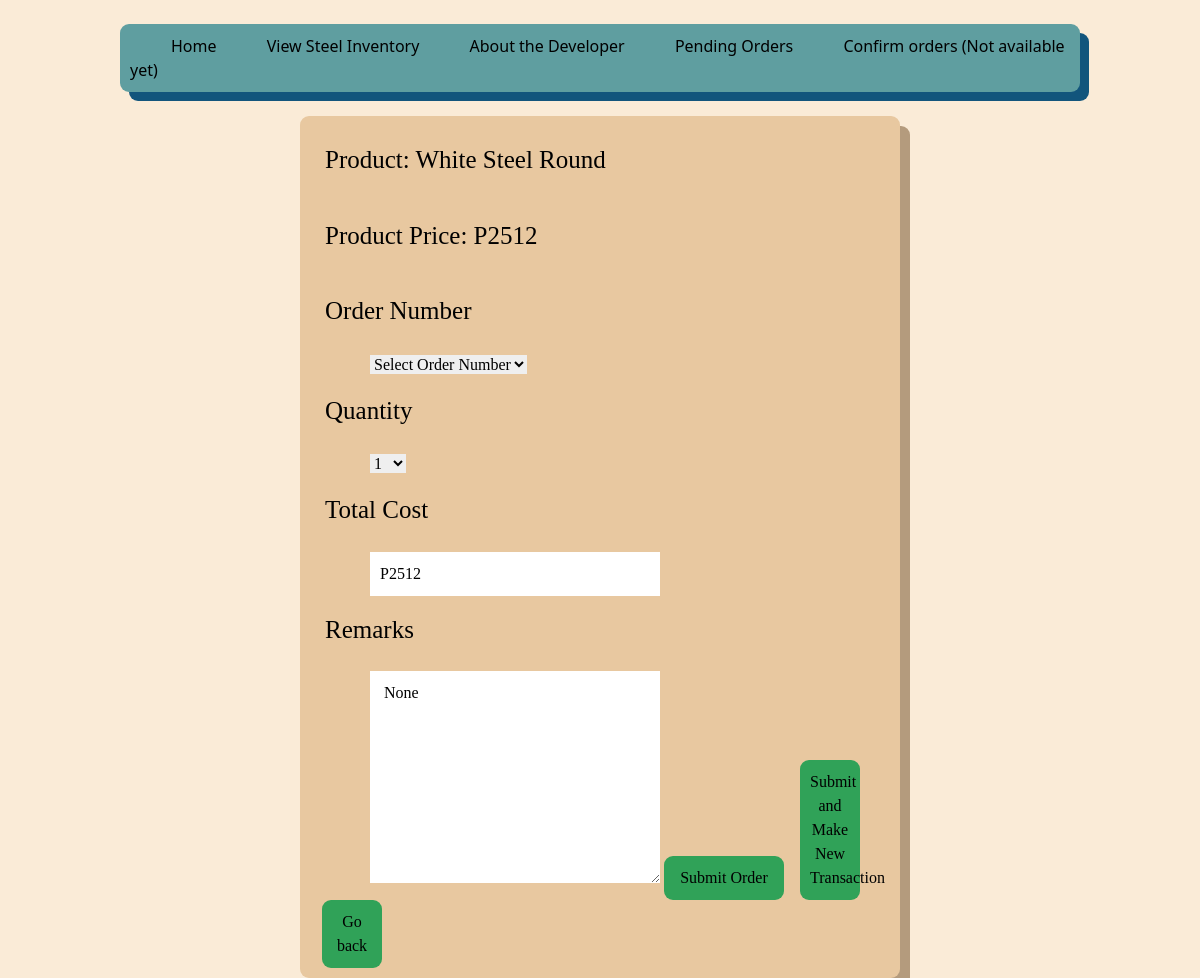
Screenshot of /ConfirmCreateOrder/1/ (signed in) with the database file from the repository.
### Inventory/models.py (models this page shows, shortened)
class Product(models.Model): #Steels, not food
    objects = models.Manager()
    Name = models.CharField(max_length=200, unique=True)
    Image = models.ImageField(default="N/A", null= True, blank=True, upload_to="images/") #not have image if we dont have one, uploaded to images folder automatically
    Manufacturer = models.CharField(default=None, max_length=100)
    ManuLoc = models.CharField(default=None,max_length=255)
    Color = models.CharField(default=None, max_length=20)
    Measurement = models.CharField(default=None, max_length=30)
    Description = models.CharField(default=None, max_length=500)
    GrossWeight = models.CharField(default=None, max_length=40)
    Marks = models.CharField(default=None, null=True, max_length=300)
    Length = models.CharField(max_length=20)
    Cost = models.CharField(max_length=10) #declared value USD
    Stock = models.BigIntegerField(default=0)
    Contact = models.CharField(max_length=500)

### Inventory/views.py (the view)
# urls.py: path('ConfirmCreateOrder/<int:pk>/', views.ConfirmOrder, name='confirmcreateorder'),
def ConfirmOrder(request,pk):
    ChosenProduct = get_object_or_404(Product, pk=pk) #product
    remarks = request.session.get('Remarks') #remarks
    AllOrders = FinalOrder.objects.all() #all orders
    stock = ChosenProduct.Stock
    stocka = []
    condition = ""
    for i in range(1,stock+1):
        stocka.append(i)
    if request.user.is_authenticated:
        condition = True
        request.session['NAVIGATE'] = "confirmorder"
        if request.method == "POST":
            if request.POST.get('Back') == "Back":
                print('GOING BACK')
                request.session['productname'] = None
                return redirect('createorder')
            order = "" #placeholder
            q = request.POST.get('drop')
            Cost = request.POST.get('totalcost')[1:len(request.POST.get('totalcost'))]
            OrderNum = request.POST.get('Order')
            if OrderNum == "New Order":
                order = AddOrder(request)
            elif OrderNum == "":
                print('Select Order!')
                messages.info(request,"No Order Selected!")
                return redirect('confirmcreateorder', pk)
            else:
                order = get_object_or_404(FinalOrder, pk=OrderNum)
            if int(q) == 1:
                Cost = int(ChosenProduct.Cost[1:len(request.POST.get('totalcost'))])
            else:
                Cost = int(Cost)
            remarks = request.POST.get('Description')
            NewOrderProduct = OrderedProduct.objects.create(Order = ChosenProduct, remarks = remarks, quantity = q, totalcost = Cost, Finalorder = order)
            NewOrderProduct.save()
            if request.POST.get('More') == "More":
                print('MORE')
                return redirect('createorder')
            else:
                return redirect('Products')
        else:
            return render(request,'Inventory/confirmcreateorder.html',{
                'OrderedP' : ChosenProduct,
                'C' : condition,
                'stocka' : stocka,
                'Rem' : remarks,
                'Orders' : AllOrders
            })

### Inventory/templates/Inventory/confirmcreateorder.html (shortened to what this page needs)
{% extends 'Inventory/base.html' %}
{% load static %}
    {% block content %}
        <br>
        <form method="POST" action="">{% csrf_token %}
            <div class="container">
                <div class="Largetext"> Product: <span id ='productname'>{{OrderedP.Name}}</span> </div>
                <div class="Largetext"> Product Price: <span id ='productcost'>{{OrderedP.Cost}}</span> </div>
                <div class="Largetext"> Order Number </div>
                    <select type="text" id="Order" name="Order" style="display:inline; margin-left: 5vw;">
                        <option value=""> Select Order Number </option>
                    </select>
                    <div class="Largetext"> Quantity </div>
                    <select type="text" id="drop" name="drop" style="display:inline; margin-left: 5vw;">
                        {% for x in stocka %}
                            <option type="text" id="num" name="num"> {{x}} </option>
                        {% endfor %}
                    </select>
                <div class="Largetext"> Total Cost </div>
                <input type="text" class="forminput" name="totalcost" id="totalcost" value="{{OrderedP.Cost}}" style="margin-left: 5vw;">
                <div class="Largetext"> Remarks </div>
                <textarea type="text" class="forminput" name="Description" id="Description" rows="8" style="margin-left: 5vw;"> {{Rem}} </textarea>
                <button class="Button" type="submit" style="width: 10vw;"> Submit Order </button>
                <button class="Button ml-20"  type="submit" name="More" value="More" style="position:relative; margin-left: 1vw;"> Submit and Make New Transaction </button>
                <button class="Button ml-20"  type="submit" name="Back" value="Back" style="position:relative; margin-left: 1vw;"> Go back </button>
            </div>
        </form>
    {% endblock %}

### rows the page displays
Product: Name "White Steel Round", Cost "P2512", totalcost "P2512"

### other values shown
form field drop "1"
